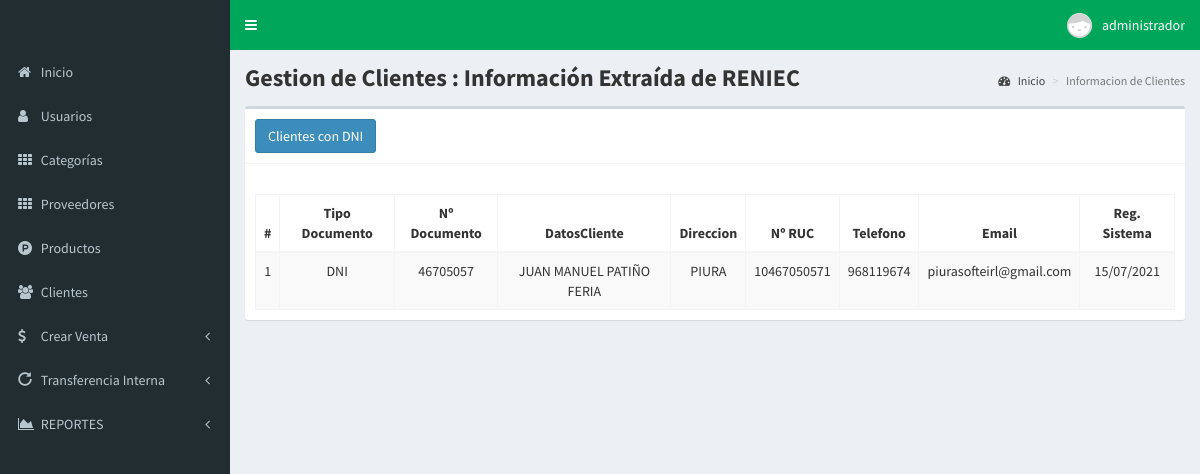
Screenshot of /clientes (signed in) with the database file from the repository.
### tables this page shows
CREATE TABLE `clientes` (
  `id` int(11) NOT NULL,
  `documento` char(14) NOT NULL,
  `ruc` char(11) NOT NULL,
  `razon_social` text NOT NULL,
  `direccion` text DEFAULT NULL,
  `ruc2` char(11) DEFAULT NULL,
  `telefono` text DEFAULT NULL,
  `correo` text DEFAULT NULL,
  `compras` int(11) NOT NULL,
  `fecha` timestamp NOT NULL DEFAULT current_timestamp() ON UPDATE current_timestamp()
);

### controladores/plantilla.controlador.php (called while the page is built)
<?php
class ControladorPlantilla
{
  static public function ctrPlantilla()
  {
    include "vistas/plantilla.php";
  }
}

### index.php (called while the page is built, shortened)
<?php
require_once "controladores/plantilla.controlador.php";
require_once "controladores/usuarios.controlador.php";
require_once "controladores/clientes.controlador.php";
require_once "controladores/proveedores.controlador.php";
require_once "modelos/clientes.modelo.php";
$plantilla = new ControladorPlantilla();
$plantilla->ctrPlantilla();

### controladores/clientes.controlador.php (called while the page is built, shortened)
<?php
class ControladorClientes{
  static public function ctrMostrarClientes($item, $valor){
    $tabla = "clientes";
    $respuesta = ModeloClientes::mdlMostrarClientes($tabla, $item, $valor);
    return $respuesta;
  }
}

### modelos/conexion.php (called while the page is built)
<?php
class Conexion
{
  static public function conectar()
  {
    try {
      $link = new PDO(
        "mysql:host=localhost;dbname=pos_venta",
        "root",
        "");
      $link->exec("set names utf8");
      return $link;
    } catch (PDOException $e) {
      echo '<br>
				<div class="alert alert-danger">Error en Conexion a Base de Datos. Consultar con el Admin del Sistema</div>';
      die();
    }
  }
}

### modelos/clientes.modelo.php (called while the page is built, shortened)
<?php
require_once "conexion.php";
class ModeloClientes{
  static public function  mdlMostrarClientes($tabla, $item, $valor){
    if($item != null){
      $stmt = Conexion::conectar()->prepare("SELECT * FROM $tabla WHERE $item = :$item");
      $stmt -> bindParam(":".$item, $valor, PDO::PARAM_STR);
      $stmt -> execute();
      return $stmt -> fetch();
    }else{
      $stmt = Conexion::conectar()->prepare("SELECT * FROM $tabla");
      $stmt -> execute();
      return $stmt -> fetchAll();
    }
  }
}

### vistas/modulos/clientes.php (the view, shortened to what this page needs)
<div class="content-wrapper">
  <section class="content-header">
        <h1><strong>Gestion de Clientes : Información Extraída de RENIEC </strong></h1>
    <ol class="breadcrumb">
            <li><a href="inicio"><i class="fa fa-dashboard"></i> Inicio</a></li>
            <li class="active">Informacion de Clientes</li>
        </ol>
  </section>
  <section class="content">
    <div class="box">
      <div class="box-header with-border">
      <button class="btn btn-primary" data-toggle="modal" data-target="#modalDNI">Clientes con DNI</button>
      </div> </br>
    <div class="box-body">
       <table class="table table-bordered table-striped dt-responsive tablas text-center" width="100%">
        <thead>
         <tr>
           <th style="width:10px">#</th>
           <th>Tipo Documento</th>
           <th>Nº Documento</th>
           <th>DatosCliente</th>
           <th>Direccion</th>
           <th>Nº RUC</th>
           <th>Telefono</th>
           <th>Email</th>
           <th>Reg. Sistema</th>
         </tr>
        </thead>
        <tbody>
        <?php
          $item = null;
          $valor = null;
          $clientes = ControladorClientes::ctrMostrarClientes($item, $valor);
          foreach ($clientes as $key => $value) {
            echo ' <tr>
                     <td>'.($key+1).'</td>
                      <td>'.$value["documento"].'</td>
                      <td>'.$value["ruc"].'</td>
                      <td>'.$value["razon_social"].'</td>
                      <td>'.$value["direccion"].'</td>
                      <td>'.$value["ruc2"].'</td>
                      <td>'.$value["telefono"].'</td>
                      <td>'.$value["correo"].'</td>
                      <td>'.date('d/m/Y',strtotime($value["fecha"])).'</td>
                  </tr>';
          }
        ?>
        </tbody>
       </table>
      </div>
    </div>
  </section>
</div>

### rows the page displays
clientes: documento "DNI", ruc "46705057", razon_social "JUAN MANUEL PATIÑO FERIA", direccion "PIURA", ruc2 "10467050571", telefono "968119674", correo "piurasofteirl@gmail.com", fecha "15/07/2021"

### other values shown
$_SESSION["nombre"] "administrador"
